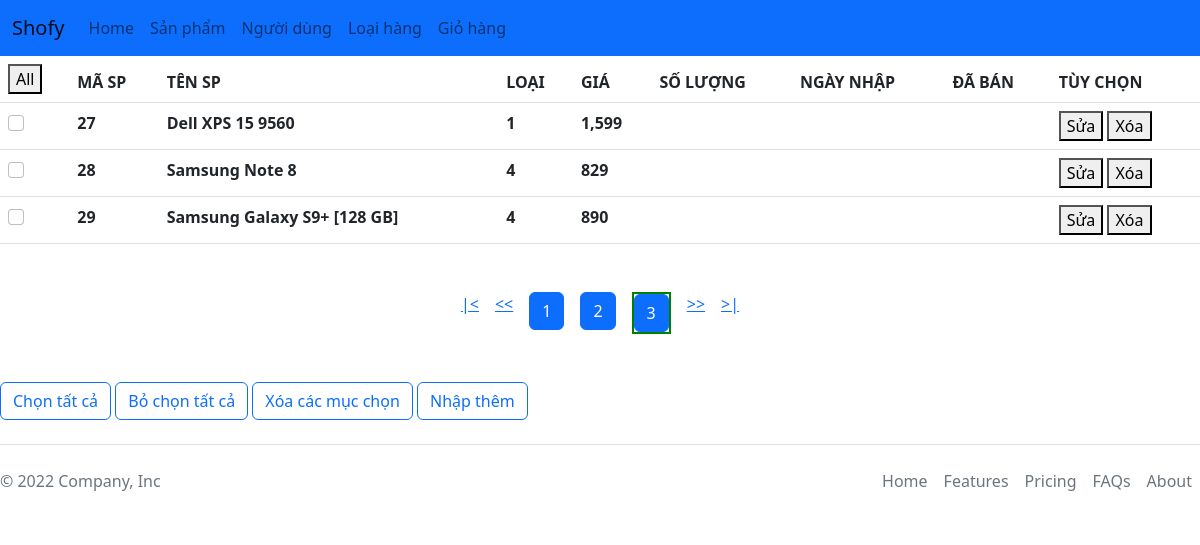
/admin/index.php?act=products&page=3, run on the app's committed database.
### tables this page shows
CREATE TABLE `products` (
  `product_id` int(11) NOT NULL,
  `category_id` int(11) NOT NULL,
  `name` text NOT NULL,
  `description` text NOT NULL,
  `slug` varchar(200) NOT NULL,
  `price` double NOT NULL,
  `date_view` date NOT NULL,
  `counter` int(11) NOT NULL
);

### dao/pdo.php (called while the page is built, shortened)
<?php
function pdo_get_connection()
{
    try {
        $host = "localhost";
        $username = "root";
        $dbname = "du_an_1";
        $password = "";
        $conn = new PDO("mysql:host=$host;dbname=$dbname;charset=utf8", $username, $password);
        return $conn;
    } catch (Exception $e) {
        echo "erorr" . $e->getMessage();
    }
}
function pdo_query($sql)
{
    try {
        $conn = pdo_get_connection();
        $stmt = $conn->prepare($sql);
        $stmt->execute();
        $rows = $stmt->fetchAll();
        return $rows;
    } catch (PDOException $e) {
        throw $e;
    } finally {
        unset($conn);
    }
}
function pdo_query_one($sql)
{
    try {
        $conn = pdo_get_connection();
        $stmt = $conn->prepare($sql);
        $stmt->execute();
        $row = $stmt->fetch(PDO::FETCH_ASSOC);
        return $row;
    } catch (Exception $e) {
        throw $e;
    } finally {
        unset($sql);
    }
}
?>

### dao/products.php (called while the page is built, shortened)
<?php
require_once "pdo.php";
function select_products_by_page($start,$limit){
    $sql = "SELECT * FROM products LIMIT $start, $limit ;";
    return pdo_query($sql);
}
function count_all_products(){
    $sql = "SELECT count(*) as total FROM products;";
    return pdo_query_one($sql);
}
?>

### admin/products/products_list.php (the view, shortened to what this page needs)
<?php
require_once "../dao/products.php";
$page_number = isset($_GET['page']) ? $_GET['page'] : 1;
if ($page_number >= $page_number)
    $limit = 10;
$total_products = count_all_products();
$total_page = ceil($total_products['total'] / $limit);
if ($page_number >= $total_page) {
    $page_number = $total_page;
}
$start = ($page_number - 1) * $limit;
$products = select_products_by_page($start, $limit);
?>
<table class="table">
    <thead>
        <tr>
            <th scope="col"><button>All</button></th>
            <th scope="col">MÃ SP</th>
            <th scope="col">TÊN SP</th>
            <th scope="col">LOẠI</th>
            <th scope="col">GIÁ</th>
            <th scope="col">SỐ LƯỢNG</th>
            <th scope="col">NGÀY NHẬP</th>
            <th scope="col">ĐÃ BÁN</th>
            <th scope="col">TÙY CHỌN</th>
        </tr>
    </thead>
    <tbody>
        <?php foreach ($products as $product): ?>
            <tr>
                <th scope="col"><input class="form-check-input" type="checkbox" value="<?= $product['product_id'] ?>"
                        name="check_hh"></th>
                <th scope="col">
                    <?= $product['product_id'] ?>
                </th>
                <th scope="col">
                    <?= $product['name'] ?>
                </th>
                <th scope="col">
                    <?= $product['category_id'] ?>
                </th>
                <th scope="col">
                    <?= number_format($product['price'], 0) ?>
                </th>
                <th scope="col">
                </th>
                <th scope="col">
                </th>
                <th scope="col">
                </th>
                <th scope="col">
                    <a href="index.php?act=edit_product&product_id=<?= $product['product_id'] ?>"><button
                            class="button">Sửa</button></a>
                    <a onclick="return confirm('Bạn có muốn xóa hàng này không')"
                        href="products/delete_product.php?product_id=<?= $product['product_id'] ?>"><button
                            class="button">Xóa</button></a>
                </th>
            </tr>
        <?php endforeach ?>
    </tbody>
</table>
<section class="page-number my-5">
    <div class="d-flex justify-content-center">
        <a class="mx-2" href="index.php?act=products&page=1">|&lt;</a>
        <a class="mx-2" href="index.php?act=products&page=<?= $page_number - 1 ?>">&lt;&lt;</a>
        <?php
        for ($i = 0; $i < $total_page; $i++) {
            echo '<a id="page' . ($i + 1) . '" class="mx-2" href="index.php?act=products&page=' . ($i + 1) . '"><button type="button" class="btn btn-primary">' . ($i + 1) . '</button></a>';
        }
        ?>
        <a class="mx-2" href="index.php?act=products&page=<?= $page_number + 1 ?>">&gt;&gt;</a>
        <a class="mx-2" href="index.php?act=products&page=<?= $total_page ?>">&gt;|</a>
    </div>
</section>
<section class="mt-1">
    <div class="button">
        <button type="submit" id="check-all" class="btn btn-outline-primary">Chọn tất cả</button>
        <button type="button" id="uncheck" class="btn btn-outline-primary">Bỏ chọn tất cả</button>
        <button type="button" class="btn btn-outline-primary">Xóa các mục chọn</button>
        <a href="index.php?act=add-product"><button type="button" class="btn btn-outline-primary">Nhập thêm</button></a>
    </div>
</section>

### data on the page
products: product_id "27", name "Dell XPS 15 9560", category "1", price "1,599"
products: product_id "28", name "Samsung Note 8", category "4", price "829"
products: product_id "29", name "Samsung Galaxy S9+ [128 GB]", category "4", price "890"
